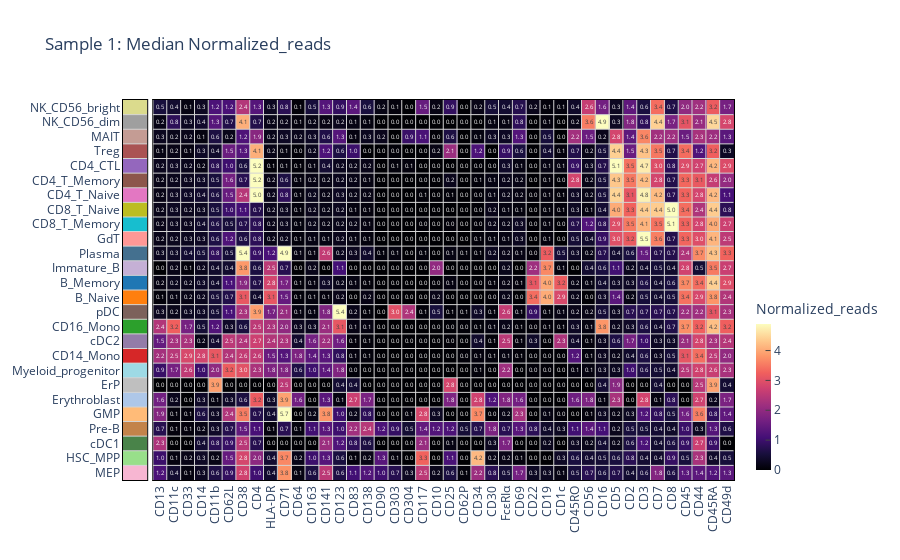

Notebook cell for this chart:
### Code cell
PBMC_HD01.protein.signaturemap('Normalized_reads',
                           splitby='Averaged.Detailed.Celltype.Small')

### Figure 1 — Plotly figure (JSON) as saved in the notebook; plotly's stock layout.template omitted (floating-point values rounded to 4 significant figures; data arrays with more than 128 entries replaced by an {"elided": "..."} marker saying what was removed)
{"data": [{"colorscale": [[0, "#1f77b4"], [0.03846, "#1f77b4"], [0.03846, "#ff7f0e"], [0.07692, "#ff7f0e"], [0.07692, "#d62728"], [0.1154, "#d62728"], [0.1154, "#2ca02c"], [0.1538, "#2ca02c"], [0.1538, "#9467bd"], [0.1923, "#9467bd"], [0.1923, "#8c564b"], [0.2308, "#8c564b"], [0.2308, "#e377c2"], [0.2692, "#e377c2"], [0.2692, "#17becf"], [0.3077, "#17becf"], [0.3077, "#bcbd22"], [0.3462, "#bcbd22"], [0.3462, "#bfbfbf"], [0.3846, "#bfbfbf"], [0.3846, "#aec7e8"], [0.4231, "#aec7e8"], [0.4231, "#ffbb78"], [0.4615, "#ffbb78"], [0.4615, "#ff9896"], [0.5, "#ff9896"], [0.5, "#98df8a"], [0.5385, "#98df8a"], [0.5385, "#c5b0d5"], [0.5769, "#c5b0d5"], [0.5769, "#c49c94"], [0.6154, "#c49c94"], [0.6154, "#f7b6d2"], [0.6538, "#f7b6d2"], [0.6538, "#9edae5"], [0.6923, "#9edae5"], [0.6923, "#dbdb8d"], [0.7308, "#dbdb8d"], [0.7308, "#9f9f9f"], [0.7692, "#9f9f9f"], [0.7692, "#44708f"], [0.8077, "#44708f"], [0.8077, "#c3834a"], [0.8462, "#c3834a"], [0.8462, "#aa5353"], [0.8846, "#aa5353"], [0.8846, "#498349"], [0.9231, "#498349"], [0.9231, "#937ca8"], [0.9615, "#937ca8"], [0.9615, "#7c615b"], [1, "#7c615b"]], "hoverinfo": "skip", "name": "labels", "showlegend": false, "showscale": false, "type": "heatmap", "x": [0, 0, 0, 0, 0, 0, 0, 0, 0, 0, 0, 0, 0, 0, 0, 0, 0, 0, 0, 0, 0, 0, 0, 0, 0, 0], "xaxis": "x", "y": [0, 1, 2, 3, 4, 5, 6, 7, 8, 9, 10, 11, 12, 13, 14, 15, 16, 17, 18, 19, 20, 21, 22, 23, 24, 25], "yaxis": "y", "z": [16, 13, 23, 21, 11, 10, 9, 17, 2, 24, 3, 25, 1, 0, 14, 20, 12, 7, 8, 6, 5, 4, 22, 15, 19, 18]}, {"coloraxis": "coloraxis", "hovertemplate": "%{z:.1f}<br>%{x}<extra></extra>", "name": "data", "showlegend": false, "showscale": false, "texttemplate": "%{z:.1f}", "type": "heatmap", "x": ["CD13", "CD11c", "CD33", "CD14", "CD11b", "CD62L", "CD38", "CD4", "HLA-DR", "CD71", "CD64", "CD163", "CD141", "CD123", "CD83", "CD138", "CD90", "CD303", "CD304", "CD117", "CD10", "CD25", "CD62P", "CD34", "CD30", "FcεRIα", "CD69", "CD22", "CD19", "CD1c", "CD45RO", "CD56", "CD16", "CD5", "CD2", "CD3", "CD7", "CD8", "CD45", "CD44", "CD45RA", "CD49d"], "xaxis": "x2", "y": [0, 1, 2, 3, 4, 5, 6, 7, 8, 9, 10, 11, 12, 13, 14, 15, 16, 17, 18, 19, 20, 21, 22, 23, 24, 25], "yaxis": "y2", "z": {"elided": "26x42 float values"}}, {"hoverinfo": "skip", "line": {"color": "lightgrey", "width": 1}, "mode": "lines", "name": "labels-hlines", "showlegend": false, "type": "scattergl", "x": [null, -0.5, 0.5, null, -0.5, 0.5, null, -0.5, 0.5, null, -0.5, 0.5, null, -0.5, 0.5, null, -0.5, 0.5, null, -0.5, 0.5, null, -0.5, 0.5, null, -0.5, 0.5, null, -0.5, 0.5, null, -0.5, 0.5, null, -0.5, 0.5, null, -0.5, 0.5, null, -0.5, 0.5, null, -0.5, 0.5, null, -0.5, 0.5, null, -0.5, 0.5, null, -0.5, 0.5, null, -0.5, 0.5, null, -0.5, 0.5, null, -0.5, 0.5, null, -0.5, 0.5, null, -0.5, 0.5, null, -0.5, 0.5, null, -0.5, 0.5], "xaxis": "x", "y": [null, 0.5, 0.5, null, 1.5, 1.5, null, 2.5, 2.5, null, 3.5, 3.5, null, 4.5, 4.5, null, 5.5, 5.5, null, 6.5, 6.5, null, 7.5, 7.5, null, 8.5, 8.5, null, 9.5, 9.5, null, 10.5, 10.5, null, 11.5, 11.5, null, 12.5, 12.5, null, 13.5, 13.5, null, 14.5, 14.5, null, 15.5, 15.5, null, 16.5, 16.5, null, 17.5, 17.5, null, 18.5, 18.5, null, 19.5, 19.5, null, 20.5, 20.5, null, 21.5, 21.5, null, 22.5, 22.5, null, 23.5, 23.5, null, 24.5, 24.5], "yaxis": "y"}, {"hoverinfo": "skip", "line": {"color": "lightgrey", "width": 1}, "mode": "lines", "name": "data-vlines", "showlegend": false, "type": "scattergl", "visible": true, "x": [null, 0.5, 0.5, null, 1.5, 1.5, null, 2.5, 2.5, null, 3.5, 3.5, null, 4.5, 4.5, null, 5.5, 5.5, null, 6.5, 6.5, null, 7.5, 7.5, null, 8.5, 8.5, null, 9.5, 9.5, null, 10.5, 10.5, null, 11.5, 11.5, null, 12.5, 12.5, null, 13.5, 13.5, null, 14.5, 14.5, null, 15.5, 15.5, null, 16.5, 16.5, null, 17.5, 17.5, null, 18.5, 18.5, null, 19.5, 19.5, null, 20.5, 20.5, null, 21.5, 21.5, null, 22.5, 22.5, null, 23.5, 23.5, null, 24.5, 24.5, null, 25.5, 25.5, null, 26.5, 26.5, null, 27.5, 27.5, null, 28.5, 28.5, null, 29.5, 29.5, null, 30.5, 30.5, null, 31.5, 31.5, null, 32.5, 32.5, null, 33.5, 33.5, null, 34.5, 34.5, null, 35.5, 35.5, null, 36.5, 36.5, null, 37.5, 37.5, null, 38.5, 38.5, null, 39.5, 39.5, null, 40.5, 40.5], "xaxis": "x3", "y": [null, -0.5, 25.5, null, -0.5, 25.5, null, -0.5, 25.5, null, -0.5, 25.5, null, -0.5, 25.5, null, -0.5, 25.5, null, -0.5, 25.5, null, -0.5, 25.5, null, -0.5, 25.5, null, -0.5, 25.5, null, -0.5, 25.5, null, -0.5, 25.5, null, -0.5, 25.5, null, -0.5, 25.5, null, -0.5, 25.5, null, -0.5, 25.5, null, -0.5, 25.5, null, -0.5, 25.5, null, -0.5, 25.5, null, -0.5, 25.5, null, -0.5, 25.5, null, -0.5, 25.5, null, -0.5, 25.5, null, -0.5, 25.5, null, -0.5, 25.5, null, -0.5, 25.5, null, -0.5, 25.5, null, -0.5, 25.5, null, -0.5, 25.5, null, -0.5, 25.5, null, -0.5, 25.5, null, -0.5, 25.5, null, -0.5, 25.5, null, -0.5, 25.5, null, -0.5, 25.5, null, -0.5, 25.5, null, -0.5, 25.5, null, -0.5, 25.5, null, -0.5, 25.5, null, -0.5, 25.5, null, -0.5, 25.5], "yaxis": "y2"}, {"hoverinfo": "skip", "line": {"color": "lightgrey", "width": 1}, "mode": "lines", "name": "data-hlines", "showlegend": false, "type": "scattergl", "x": [null, -0.5, 41.5, null, -0.5, 41.5, null, -0.5, 41.5, null, -0.5, 41.5, null, -0.5, 41.5, null, -0.5, 41.5, null, -0.5, 41.5, null, -0.5, 41.5, null, -0.5, 41.5, null, -0.5, 41.5, null, -0.5, 41.5, null, -0.5, 41.5, null, -0.5, 41.5, null, -0.5, 41.5, null, -0.5, 41.5, null, -0.5, 41.5, null, -0.5, 41.5, null, -0.5, 41.5, null, -0.5, 41.5, null, -0.5, 41.5, null, -0.5, 41.5, null, -0.5, 41.5, null, -0.5, 41.5, null, -0.5, 41.5, null, -0.5, 41.5], "xaxis": "x3", "y": [null, 0.5, 0.5, null, 1.5, 1.5, null, 2.5, 2.5, null, 3.5, 3.5, null, 4.5, 4.5, null, 5.5, 5.5, null, 6.5, 6.5, null, 7.5, 7.5, null, 8.5, 8.5, null, 9.5, 9.5, null, 10.5, 10.5, null, 11.5, 11.5, null, 12.5, 12.5, null, 13.5, 13.5, null, 14.5, 14.5, null, 15.5, 15.5, null, 16.5, 16.5, null, 17.5, 17.5, null, 18.5, 18.5, null, 19.5, 19.5, null, 20.5, 20.5, null, 21.5, 21.5, null, 22.5, 22.5, null, 23.5, 23.5, null, 24.5, 24.5], "yaxis": "y2"}], "layout": {"coloraxis": {"cauto": false, "cmax": 4.889, "cmin": 0, "colorbar": {"len": 0.5, "thickness": 15, "ticks": "inside", "title": {"text": "Normalized_reads"}, "y": 0, "yanchor": "bottom"}, "colorscale": [[0, "#000004"], [0.1111, "#180f3d"], [0.2222, "#440f76"], [0.3333, "#721f81"], [0.4444, "#9e2f7f"], [0.5556, "#cd4071"], [0.6667, "#f1605d"], [0.7778, "#fd9668"], [0.8889, "#feca8d"], [1, "#fcfdbf"]]}, "title": {"text": "Sample 1: Median Normalized_reads"}, "xaxis": {"anchor": "y", "automargin": true, "domain": [0, 0.0396], "linecolor": "black", "linewidth": 1, "mirror": true, "showline": true, "tickvals": []}, "xaxis2": {"anchor": "y2", "automargin": true, "domain": [0.0496, 1.0], "linecolor": "black", "linewidth": 1, "mirror": true, "showline": true, "tickvals": []}, "xaxis3": {"automargin": true, "linecolor": "black", "linewidth": 1, "matches": "x2", "mirror": true, "overlaying": "x2", "range": [-0.5, 41.5], "showline": true, "tickangle": -90, "ticktext": ["CD13", "CD11c", "CD33", "CD14", "CD11b", "CD62L", "CD38", "CD4", "HLA-DR", "CD71", "CD64", "CD163", "CD141", "CD123", "CD83", "CD138", "CD90", "CD303", "CD304", "CD117", "CD10", "CD25", "CD62P", "CD34", "CD30", "FcεRIα", "CD69", "CD22", "CD19", "CD1c", "CD45RO", "CD56", "CD16", "CD5", "CD2", "CD3", "CD7", "CD8", "CD45", "CD44", "CD45RA", "CD49d"], "tickvals": [0, 1, 2, 3, 4, 5, 6, 7, 8, 9, 10, 11, 12, 13, 14, 15, 16, 17, 18, 19, 20, 21, 22, 23, 24, 25, 26, 27, 28, 29, 30, 31, 32, 33, 34, 35, 36, 37, 38, 39, 40, 41]}, "yaxis": {"anchor": "x", "automargin": true, "domain": [0, 1], "fixedrange": true, "linecolor": "black", "linewidth": 1, "mirror": true, "range": [-0.5, 25.5], "showline": true, "ticktext": ["MEP", "HSC_MPP", "cDC1", "Pre-B", "GMP", "Erythroblast", "ErP", "Myeloid_progenitor", "CD14_Mono", "cDC2", "CD16_Mono", "pDC", "B_Naive", "B_Memory", "Immature_B", "Plasma", "GdT", "CD8_T_Memory", "CD8_T_Naive", "CD4_T_Naive", "CD4_T_Memory", "CD4_CTL", "Treg", "MAIT", "NK_CD56_dim", "NK_CD56_bright"], "tickvals": [0.0, 1.0, 2.0, 3.0, 4.0, 5.0, 6.0, 7.0, 8.0, 9.0, 10.0, 11.0, 12.0, 13.0, 14.0, 15.0, 16.0, 17.0, 18.0, 19.0, 20.0, 21.0, 22.0, 23.0, 24.0, 25.0]}, "yaxis2": {"anchor": "x2", "automargin": true, "domain": [0, 1], "fixedrange": true, "linecolor": "black", "linewidth": 1, "matches": "y", "mirror": true, "showline": true, "showticklabels": false}}}
